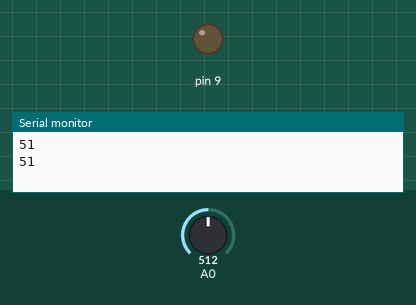
Recording of a sketch running on a simulated Arduino Uno, built with avr-gcc and run on an emulated ATmega328P. On the bench: output pins drawn as LEDs (lit = HIGH), the last lines printed to the serial monitor. The test bench sets the inputs (shaded band); at power-on: A0 = 512.

Above: at 1.8 s.
1.9 s: A0 set to 702
3.4 s: A0 set to 723
At 4.4 s:
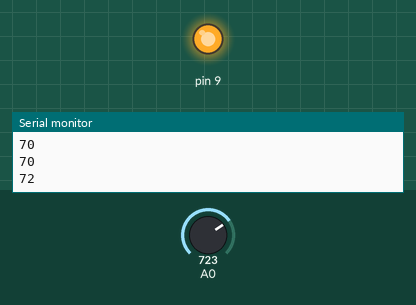
5.5 s: A0 set to 511
At 7.2 s:
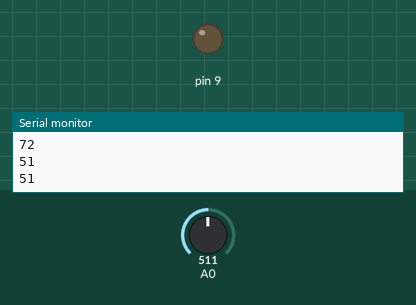
7.5 s: A0 set to 716
At 8.7 s:
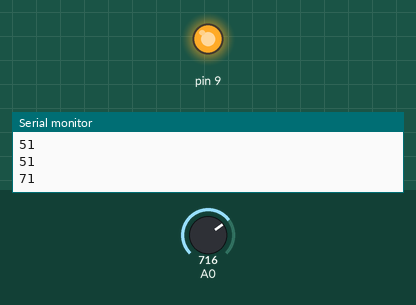
Timing chart, 0 to 10.5 s (numbered marks = the images above; inputs shaded):
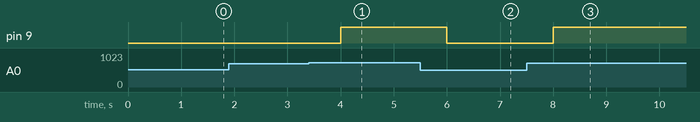

The sketch:

LM35_with_led.ino
```cpp
void setup() {
  // put your setup code here, to run once:
  Serial.begin(9600);
  pinMode(9, OUTPUT);

}

void loop() {
  // put your main code here, to run repeatedly:
  int val = analogRead(A0);
  int actual_temp = val / (10/ (1100/ 1024));

  if (actual_temp > 70){
    digitalWrite(9, HIGH);
  }else {
    digitalWrite(9, LOW);
  }
  Serial.println(actual_temp);
  delay(1000);

}
```

Measured:
- the behaviour switches between 709 and 710 on A0 (found by bisection; images 0 and 1)
- after the input at 3.4 s, pin 9: LOW → HIGH after 0.60 s
- after the input at 5.5 s, pin 9: HIGH → LOW after 0.50 s
- after the input at 7.5 s, pin 9: LOW → HIGH after 0.50 s
